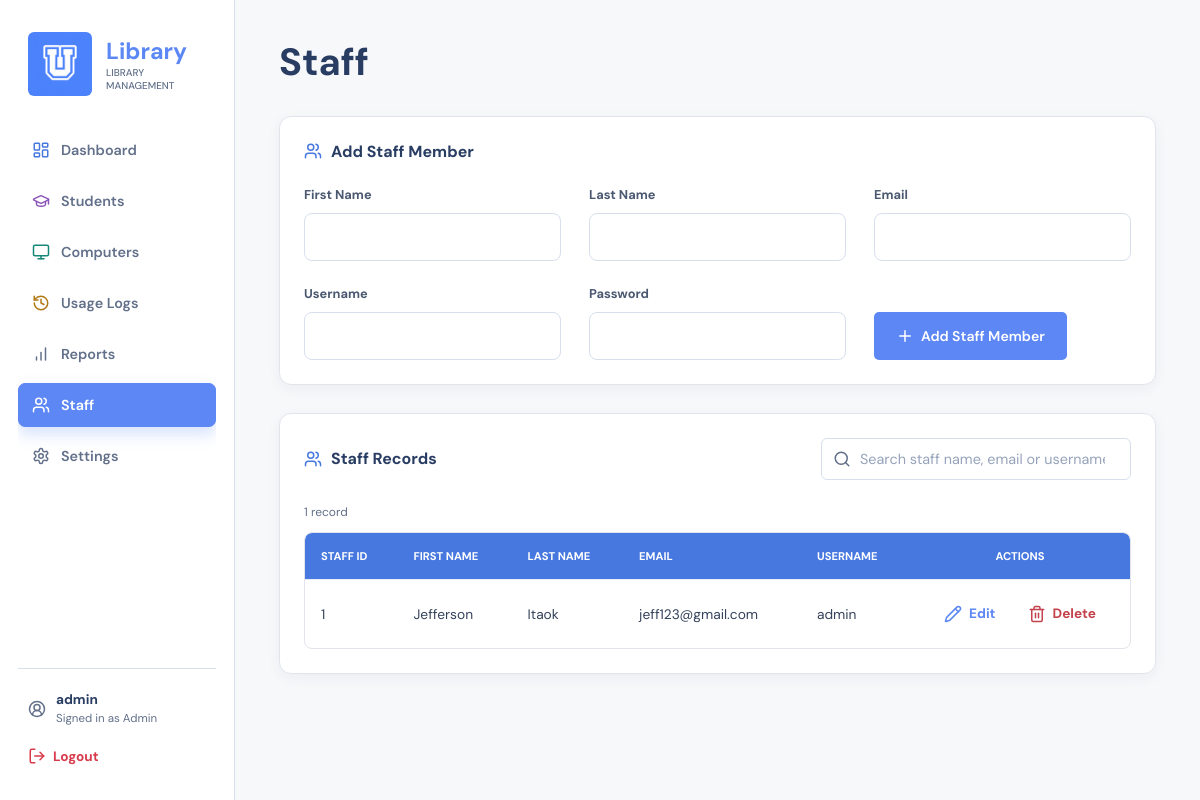
The app's page /admin/staff.php (signed in) with its own data.
### tables this page shows
CREATE TABLE IF NOT EXISTS staff (
    staff_id INT AUTO_INCREMENT PRIMARY KEY,
    first_name VARCHAR(50),
    last_name VARCHAR(50),
    email VARCHAR(100),
    username VARCHAR(50) UNIQUE,
    password VARCHAR(255)
);

### admin/admin_auth.php (called while the page is built, shortened)
<?php
function h($value): string
{
    return htmlspecialchars((string) $value, ENT_QUOTES, 'UTF-8');
}

### admin/staff.php (the view, shortened to what this page needs)
<?php
require_once __DIR__ . '/admin_auth.php';
require_once __DIR__ . '/admin_layout.php';
try {
    $database = db();
    $staffMembers = $database->query('SELECT staff_id, first_name, last_name, email, username FROM staff ORDER BY last_name, first_name')->fetchAll(PDO::FETCH_ASSOC);
} catch (PDOException $exception) {
    $staffMembers = [];
    $loadError = 'Unable to load staff.';
}
?>
<section class="content-card form-card">
    <div class="section-heading"><h2>Add Staff Member</h2></div>
    <form class="admin-form" method="post">
        <label>First Name<input name="first_name" required></label>
        <label>Last Name<input name="last_name" required></label>
        <label>Email<input name="email" type="email" required></label>
        <label>Username<input name="username" required></label>
        <label>Password<input name="password" type="password" autocomplete="new-password" required></label>
        <button>Add Staff Member</button>
    </form>
</section>
<section class="content-card"><h2>Staff Records</h2><div class="table-wrap"><table><thead><tr><th>Staff ID</th><th>First Name</th><th>Last Name</th><th>Email</th><th>Username</th><th class="actions-heading">Actions</th></tr></thead><tbody><?php foreach ($staffMembers as $staff): ?><tr><td><?= h($staff['staff_id']) ?></td><td><?= h($staff['first_name']) ?></td><td><?= h($staff['last_name']) ?></td><td><?= h($staff['email']) ?></td><td><?= h($staff['username']) ?></td><td class="actions"><div class="action-group"><a href="staff.php?edit=<?= $staff['staff_id'] ?>" data-edit-modal="staff-edit-modal" data-record="<?= h(json_encode($staff)) ?>">Edit</a><form method="post" onsubmit="return confirm('Delete this staff member permanently?');"><input type="hidden" name="action" value="delete"><input type="hidden" name="staff_id" value="<?= $staff['staff_id'] ?>"><button class="link-danger">Delete</button></form></div></td></tr><?php endforeach; ?></tbody></table></div></section>

### records on screen
staff: staff_id "1", first_name "Jefferson", last_name "Itaok", email "jeff123@gmail.com", username "admin"

### other values on screen
$libraryName "Library"
$label "Dashboard"
$label "Students"
$label "Computers"
$label "Usage Logs"
$label "Reports"
$label "Staff"
$label "Settings"
$adminName "admin"
$title "Staff"
